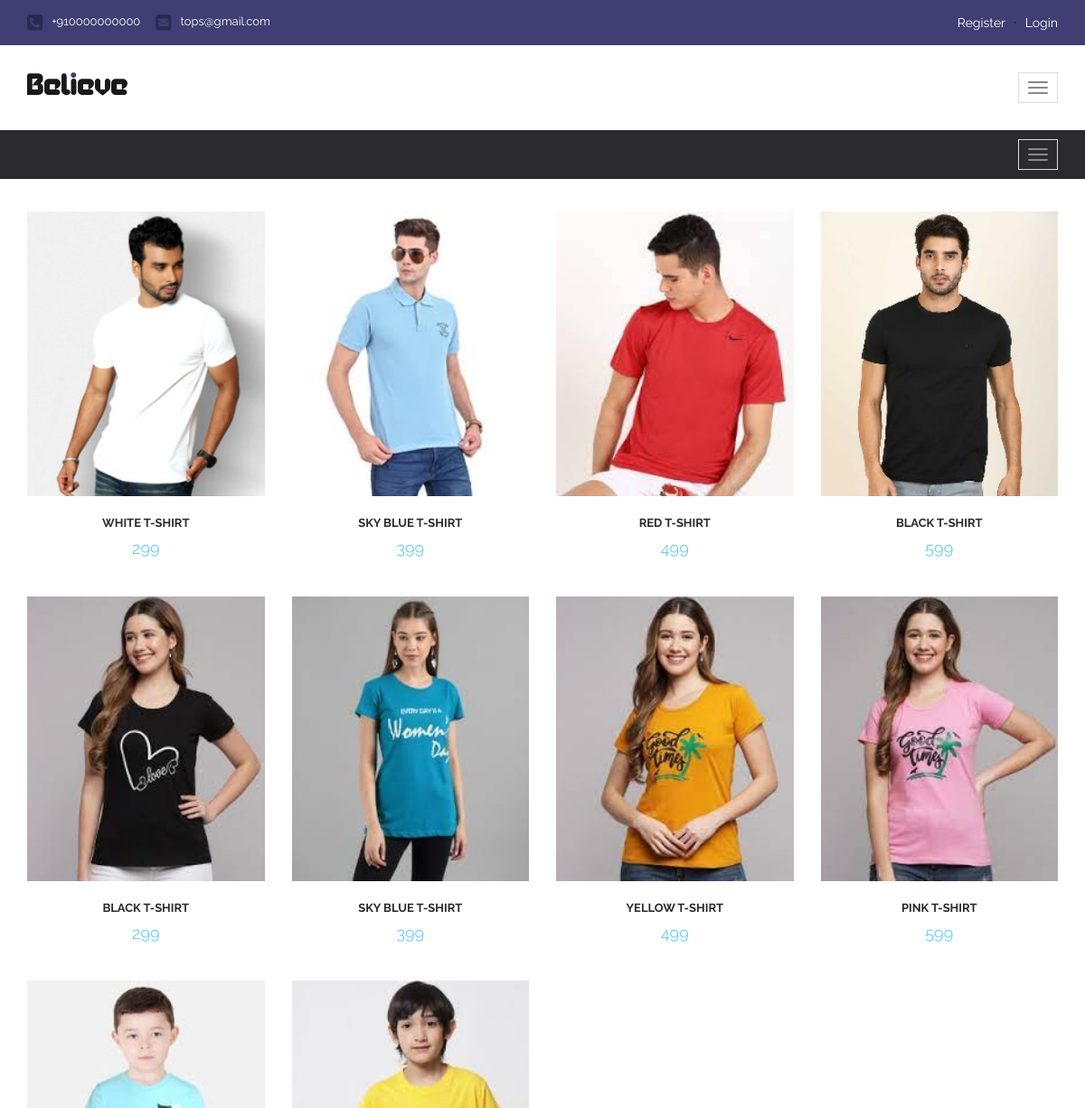
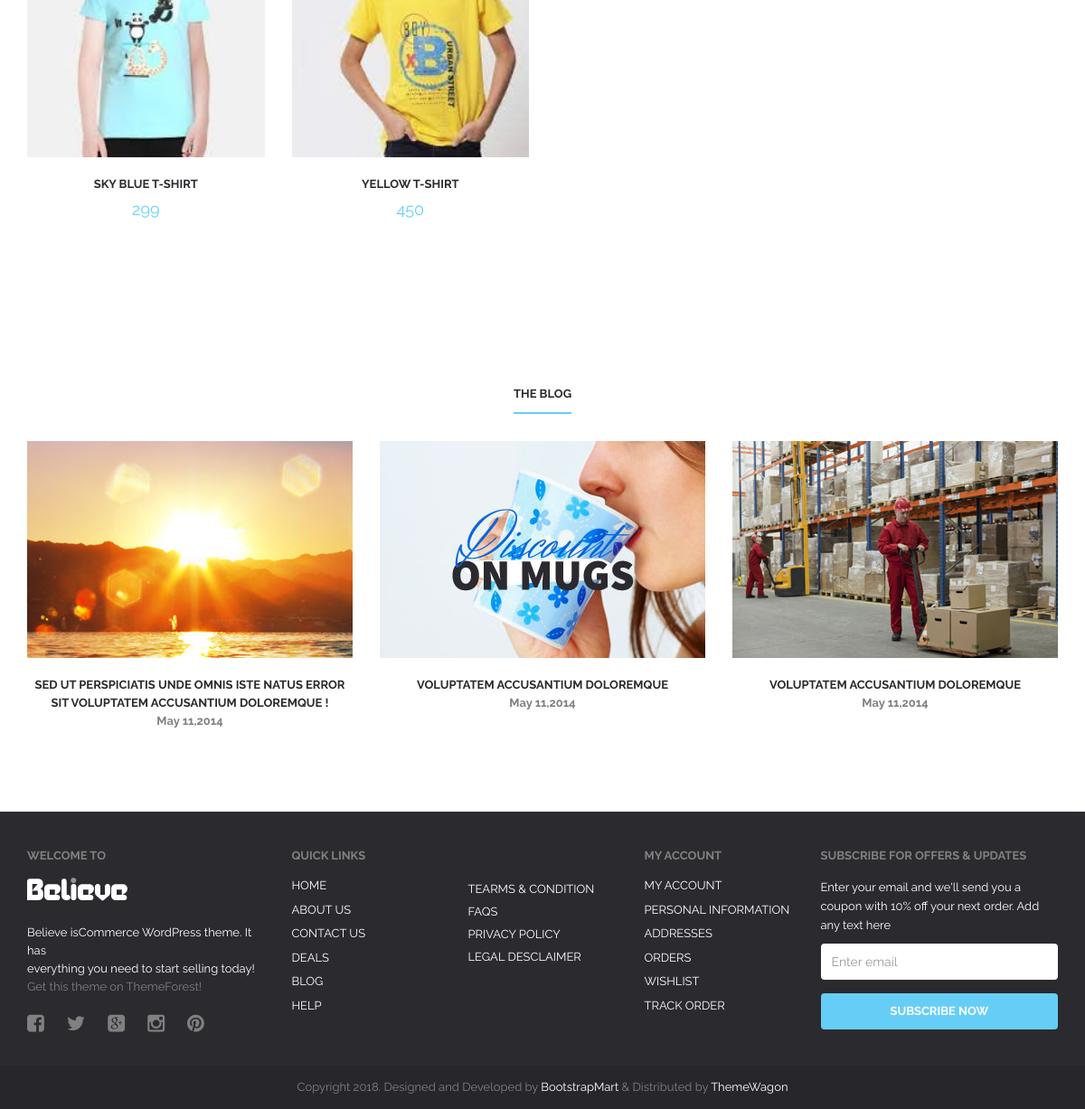
Screenshot of /products/ with the database file from the repository (2 pictures, top to bottom).
### myapp/models.py (models this page shows, shortened)
class Product(models.Model):
	category=(
			("Men","Men"),
			("Women","Women"),
			("Kids","Kids"),
		)
	seller=models.ForeignKey(User,on_delete=models.CASCADE)
	product_name=models.CharField(max_length=100)
	product_category=models.CharField(max_length=100,choices=category)
	product_price=models.PositiveIntegerField()
	product_desc=models.TextField()
	product_image=models.ImageField(upload_to="product_image/")

### myapp/views.py (the view)
# urls.py: path('products/',views.products,name='products'),
def products(request):
	products=Product.objects.all()
	return render(request,'products.html',{'products':products})

### myapp/templates/products.html (shortened to what this page needs)
{% extends 'header.html' %}
{% block content %}
{% load static %}
<!DOCTYPE html>
<html lang="en">
  <head>
  </head>
  <body>
      <div id="wrapper" class="homepage-1">
      <div class="newest">
          <div class="container">
              <div class="newest-content">
                  <div class="newest-tab">
                      <div id="myTabContent" class="tab-content">
                          <div role="tabpanel" class="tab-pane fade in active" id="1" aria-labelledby="cat-1">
                              <div class="row clearfix">
                                  {% for i in products %}
                                  <div class="col-md-3 prdct-grid">
                                      <div class="product-fade">
									                       <div class="product-fade-wrap">
                                          <div class="item"><img src="{{i.product_image.url}}" alt="" class="img-responsive"></div>
									                       </div>
                                      </div>
                                      <div class="product-name">
                                          <a href="">{{i.product_name}}</a>
                                      </div>
                                      <div class="product-price">
                                          {{i.product_price}}
                                      </div>
                                  </div>
                                  {% endfor %}
                              </div>
                          </div>
                      </div>
                  </div>
              </div>
          </div>
      </div>
              <div class="rec-blog">
                  <div class="container">
                      <div class="rec-blog-inner">
                          <div class="blog-title">
                              <span>The Blog</span>
                          </div>
                          <div class="row">
                              <div class="col-md-4 blog-ct">
                                  <a href=""><img src="{% static 'images/rec-1.jpg' %}" alt="" class="img-responsive"></a>
                                  <div class="blog-ct-title">
                                      <a href="">Sed ut perspiciatis unde omnis iste natus error sit voluptatem accusantium doloremque !</a>
                                      <span>May 11,2014</span>
                                  </div>
                              </div>
                              <div class="col-md-4 blog-ct">
                                  <a href=""><img src="{% static 'images/rec-2.jpg' %}" alt="" class="img-responsive"></a>
                                  <div class="blog-ct-title">
                                      <a href="">Voluptatem accusantium doloremque</a>
                                      <span>May 11,2014</span>
                                  </div>
                              </div>
                              <div class="col-md-4 blog-ct">
                                  <a href=""><img src="{% static 'images/rec-3.jpg' %}" alt="" class="img-responsive"></a>
                                  <div class="blog-ct-title">
                                      <a href="">Voluptatem accusantium doloremque</a>
                                      <span>May 11,2014</span>
                                  </div>
                              </div>
                          </div>
                      </div>
                  </div>
              </div>
          </div>
      </div>
  </body>
</html>
{% endblock %}

### myapp/templates/header.html (shortened to what this page needs)
{% load static %}
<!DOCTYPE html>
<html lang="en">
  <head>
    <link href="{% static 'font-awesome/css/font-awesome.css' %}" rel='stylesheet' type='text/css'>
    <link href="{% static 'css/bootstrap.min.css' %}" rel="stylesheet">
    <link href="{% static 'style.css' %}" rel="stylesheet">
    <link href="{% static 'responsive.css' %}" rel="stylesheet">
    <link href="{% static 'css/owl.carousel.css' %}" rel="stylesheet">
    <link href="{% static 'css/owl.theme.css' %}" rel="stylesheet">
    <link href="{% static 'css/owl.transitions.css' %}" rel="stylesheet">
    <link href="{% static 'css/prettyPhoto.css' %}" rel="stylesheet">
  </head>
  <body>
      <div id="wrapper" class="homepage-1">
          <div id="header">
              <div class="top">
                  <div class="container">
                      <ul class="top-support">
                          <li><i class="fa fa-phone-square"></i><span>+910000000000</span></li>
                          <li><a href=""><i class="fa fa-envelope-square"></i><span>tops@gmail.com</span></a></li>
                      </ul>
                      <div class="top-control">
                          {% if request.session.email %}
                            <a href="{% url 'change-password' %}">Change Password</a>
                            <span>•</span>
                            <a href="{% url 'logout' %}">Logout({{request.session.fname}})</a>
                            <span>•</span>
                            <a href="{% url 'profile' %}"><img src="{{request.session.profile_picture}}" style="width:50px;height: 50px;border-radius:50% ;"></a>
                          {% else %}
                            <a href="{% url 'register' %}">Register</a>
                              <span>•</span>
                            <a href="{% url 'login' %}">Login</a>
                          {% endif %}
                      </div>
                      <div class="clearfix"></div>
                  </div>
              </div>
              <div id="believe-nav">
                  <div class="container">
                      <div class="min-marg">
                          <nav class="navbar navbar-default">
                                  <div class="navbar-header">
                                      <button type="button" class="navbar-toggle collapsed" data-toggle="collapse" data-target="#bs-example-navbar-collapse-1">
                                          <span class="icon-bar"></span>
                                          <span class="icon-bar"></span>
                                          <span class="icon-bar"></span>
                                      </button>
                                      <a class="navbar-brand" href="/"><img src="{% static 'images/logo.png' %}" alt=""></a>
                                  </div>
                          </nav>
                      </div>
                  </div>
              </div>
              <div id="cat-nav">
              <div class="container">
                  <nav class="navbar navbar-default">
                      <div class="navbar-header">
                          <button type="button" class="navbar-toggle collapsed" data-toggle="collapse" data-target="#cat-nav-mega">
                              <span class="icon-bar"></span>
                              <span class="icon-bar"></span>
                              <span class="icon-bar"></span>
                          </button>
                      </div>
                  </nav>
              </div>
              </div>
          </div>
          {% block content %}
          {% endblock %}
          <div id="footer">
              <div class="footer-widget">
                  <div class="container">
                      <div class="row">
                          <div class="col-md-3">
                              <div class="text-widget">
                                  <div class="wid-title">Welcome to</div>
                                  <img src="{% static 'images/logo-white.png' %}" alt="ft-logo">
                                  <p>
                                      Believe isCommerce WordPress theme. It has<br/>everything you need to start selling today! <a href="">Get this theme on ThemeForest!</a>
                                  </p>
                                  <ul class="ft-soc clearfix">
                                      <li><a href=""><i class="fa fa-facebook-square"></i></a></li>
                                      <li><a href=""><i class="fa fa-twitter"></i></a></li>
                                      <li><a href=""><i class="fa fa-google-plus-square"></i></a></li>
                                      <li><a href=""><i class="fa fa-instagram"></i></a></li>
                                      <li><a href=""><i class="fa fa-pinterest"></i></a></li>
                                  </ul>
                              </div>
                          </div>
                          <div class="col-md-2">
                              <div class="quick-links">
                                  <div class="wid-title">Quick Links</div>
                                  <ul>
                                      <li><a href="index.html">Home</a></li>
                                      <li><a href="#">About US</a></li>
                                      <li><a href="contact.html">contact US</a></li>
                                      <li><a href="#">deals</a></li>
                                      <li><a href="blog.html">blog</a></li>
                                      <li><a href="#">help</a></li>
                                  </ul>
                              </div>
                          </div>
                          <div class="col-md-2">
                              <div class="term">
                                  <div class="wid-title">&nbsp;</div>
                                  <p>
                                      <a href="#">Tearms & condition</a><br/>
                                      <a href="#">FAQs</a><br/>
                                      <a href="#">Privacy Policy</a><br/>
                                      <a href="#">Legal Desclaimer</a><br/>
                                  </p>
                              </div>
                          </div>
                          <div class="col-md-2">
                              <div class="quick-links">
                                  <div class="wid-title">My Account</div>
                                  <ul>
                                      <li><a href="#">My Account</a></li>
                                      <li><a href="#">Personal Information</a></li>
                                      <li><a href="#">Addresses</a></li>
                                      <li><a href="#">Orders</a></li>
                                      <li><a href="#">Wishlist</a></li>
                                      <li><a href="#">track order</a></li>
                                  </ul>
                              </div>
                          </div>
                          <div class="col-md-3">
                              <div class="subscribe">
                                  <div class="wid-title">Subscribe for OFFERS & UPDATES</div>
                                  <p>
                                      Enter your email and we'll send you a coupon
                                      with 10% off your next order. Add any text here
                                  </p>
                                  <form>
                                      <div class="form-group">
                                          <input type="email" class="form-control" id="exampleInputEmail1" placeholder="Enter email">
                                      </div>
                                      <button type="submit" class="btn btn-default">Subscribe Now</button>
                                  </form>
                              </div>
                          </div>
                      </div>
                  </div>
              </div>
              <div class="footer-text">
                  <div class="container">
                      <p>Copyright 2018. Designed and Developed by <a href="https://bootstrapmart.com/">BootstrapMart </a> &amp; Distributed by <a href="https://themewagon.com/">ThemeWagon</a></p>
                  </div>
              </div>
          </div>
  </body>
</html>

### myapp/static/responsive.css (style rules this page uses)
@media (max-width:1200px) { #cat-nav .navbar-toggle { margin:10px 0; } }
@media (max-width:1200px) { .navbar-header { float: none; } }
@media (max-width:1200px) { .navbar-toggle { display: block; margin:0 15px; border-radius:0; } }

### rows the page displays
Product: product_image (picture), product_name "WHITE T-SHIRT", product_price "299"
Product: product_image (picture), product_name "SKY BLUE T-SHIRT", product_price "399"
Product: product_image (picture), product_name "RED T-SHIRT", product_price "499"
Product: product_image (picture), product_name "BLACK T-SHIRT", product_price "599"
Product: product_image (picture), product_name "BLACK T-SHIRT", product_price "299"
Product: product_image (picture), product_name "SKY BLUE T-SHIRT", product_price "399"
Product: product_image (picture), product_name "YELLOW T-SHIRT", product_price "499"
Product: product_image (picture), product_name "PINK T-SHIRT", product_price "599"
Product: product_image (picture), product_name "SKY BLUE T-SHIRT", product_price "299"
Product: product_image (picture), product_name "YELLOW T-SHIRT", product_price "450"
